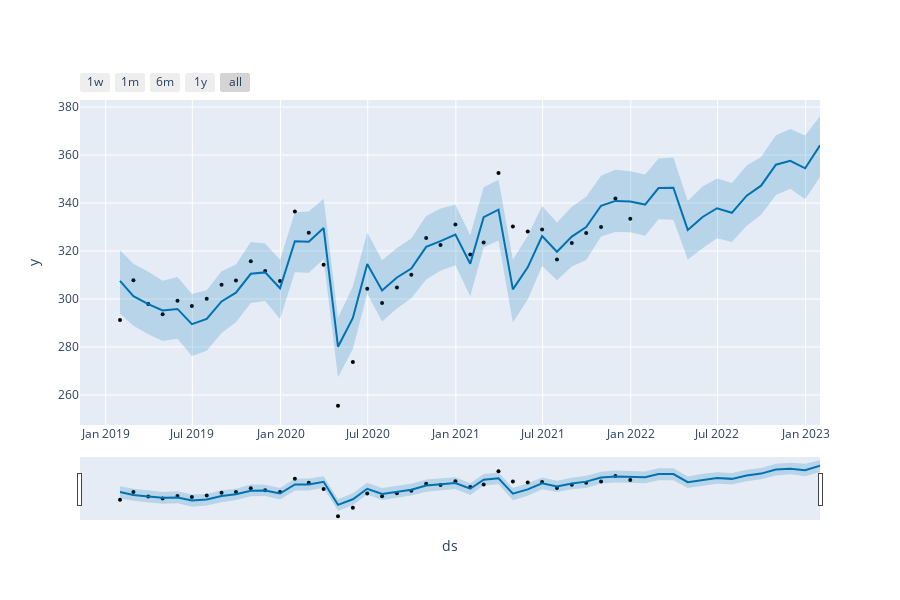

Here is the notebook cell this chart was saved with:
### Code cell
plot_plotly(m4, predictions4)
